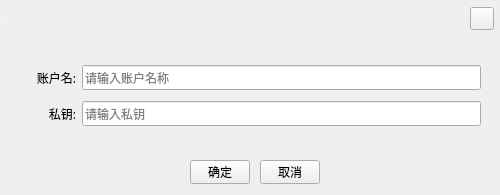
<?xml version="1.0" encoding="UTF-8"?>
<ui version="4.0">
 <class>ImportDialogUB</class>
 <widget class="QDialog" name="ImportDialogUB">
  <property name="geometry">
   <rect>
    <x>0</x>
    <y>0</y>
    <width>500</width>
    <height>195</height>
   </rect>
  </property>
  <property name="font">
   <font>
    <family>微软雅黑</family>
   </font>
  </property>
  <property name="windowTitle">
   <string>Dialog</string>
  </property>
  <property name="styleSheet">
   <string notr="true"/>
  </property>
  <widget class="QToolButton" name="closeBtn">
   <property name="geometry">
    <rect>
     <x>470</x>
     <y>7</y>
     <width>24</width>
     <height>23</height>
    </rect>
   </property>
   <property name="font">
    <font>
     <family>微软雅黑</family>
    </font>
   </property>
   <property name="cursor">
    <cursorShape>PointingHandCursor</cursorShape>
   </property>
   <property name="styleSheet">
    <string notr="true"/>
   </property>
   <property name="text">
    <string/>
   </property>
  </widget>
  <widget class="QLabel" name="title_Label">
   <property name="geometry">
    <rect>
     <x>0</x>
     <y>0</y>
     <width>500</width>
     <height>40</height>
    </rect>
   </property>
   <property name="font">
    <font>
     <family>微软雅黑</family>
     <pointsize>-1</pointsize>
     <weight>50</weight>
     <italic>false</italic>
     <bold>false</bold>
    </font>
   </property>
   <property name="styleSheet">
    <string notr="true">font: 14px &quot;微软雅黑&quot;;
color: rgb(255, 255, 255);</string>
   </property>
   <property name="text">
    <string>导入账户</string>
   </property>
  </widget>
  <widget class="QToolButton" name="okBtn">
   <property name="geometry">
    <rect>
     <x>190</x>
     <y>160</y>
     <width>60</width>
     <height>24</height>
    </rect>
   </property>
   <property name="font">
    <font>
     <family>微软雅黑</family>
    </font>
   </property>
   <property name="cursor">
    <cursorShape>PointingHandCursor</cursorShape>
   </property>
   <property name="styleSheet">
    <string notr="true">font: 9pt &quot;微软雅黑&quot;;</string>
   </property>
   <property name="text">
    <string>确定</string>
   </property>
  </widget>
  <widget class="QToolButton" name="cancelBtn">
   <property name="geometry">
    <rect>
     <x>260</x>
     <y>160</y>
     <width>60</width>
     <height>24</height>
    </rect>
   </property>
   <property name="font">
    <font>
     <family>微软雅黑</family>
    </font>
   </property>
   <property name="cursor">
    <cursorShape>PointingHandCursor</cursorShape>
   </property>
   <property name="styleSheet">
    <string notr="true">font: 9pt &quot;微软雅黑&quot;;</string>
   </property>
   <property name="text">
    <string>取消</string>
   </property>
  </widget>
  <widget class="QWidget" name="layoutWidget">
   <property name="geometry">
    <rect>
     <x>10</x>
     <y>60</y>
     <width>471</width>
     <height>71</height>
    </rect>
   </property>
   <layout class="QGridLayout" name="gridLayout" columnstretch="1,6">
    <item row="0" column="0">
     <widget class="QLabel" name="label_2">
      <property name="text">
       <string>账户名:</string>
      </property>
      <property name="alignment">
       <set>Qt::AlignRight|Qt::AlignTrailing|Qt::AlignVCenter</set>
      </property>
     </widget>
    </item>
    <item row="0" column="1">
     <widget class="QLineEdit" name="name">
      <property name="font">
       <font>
        <family>微软雅黑</family>
        <weight>50</weight>
        <italic>false</italic>
        <bold>false</bold>
       </font>
      </property>
      <property name="contextMenuPolicy">
       <enum>Qt::DefaultContextMenu</enum>
      </property>
      <property name="styleSheet">
       <string notr="true"/>
      </property>
      <property name="text">
       <string/>
      </property>
      <property name="echoMode">
       <enum>QLineEdit::Normal</enum>
      </property>
      <property name="readOnly">
       <bool>false</bool>
      </property>
      <property name="placeholderText">
       <string>请输入账户名称</string>
      </property>
     </widget>
    </item>
    <item row="1" column="0">
     <widget class="QLabel" name="label">
      <property name="text">
       <string>私钥:</string>
      </property>
      <property name="alignment">
       <set>Qt::AlignRight|Qt::AlignTrailing|Qt::AlignVCenter</set>
      </property>
     </widget>
    </item>
    <item row="1" column="1">
     <widget class="QLineEdit" name="privatekey">
      <property name="font">
       <font>
        <family>微软雅黑</family>
        <weight>50</weight>
        <italic>false</italic>
        <bold>false</bold>
       </font>
      </property>
      <property name="contextMenuPolicy">
       <enum>Qt::DefaultContextMenu</enum>
      </property>
      <property name="styleSheet">
       <string notr="true"/>
      </property>
      <property name="text">
       <string/>
      </property>
      <property name="echoMode">
       <enum>QLineEdit::Password</enum>
      </property>
      <property name="readOnly">
       <bool>false</bool>
      </property>
      <property name="placeholderText">
       <string>请输入私钥</string>
      </property>
     </widget>
    </item>
   </layout>
  </widget>
  <zorder>layoutWidget</zorder>
  <zorder>title_Label</zorder>
  <zorder>okBtn</zorder>
  <zorder>cancelBtn</zorder>
  <zorder>closeBtn</zorder>
 </widget>
 <tabstops>
  <tabstop>privatekey</tabstop>
 </tabstops>
 <resources/>
 <connections/>
</ui>
